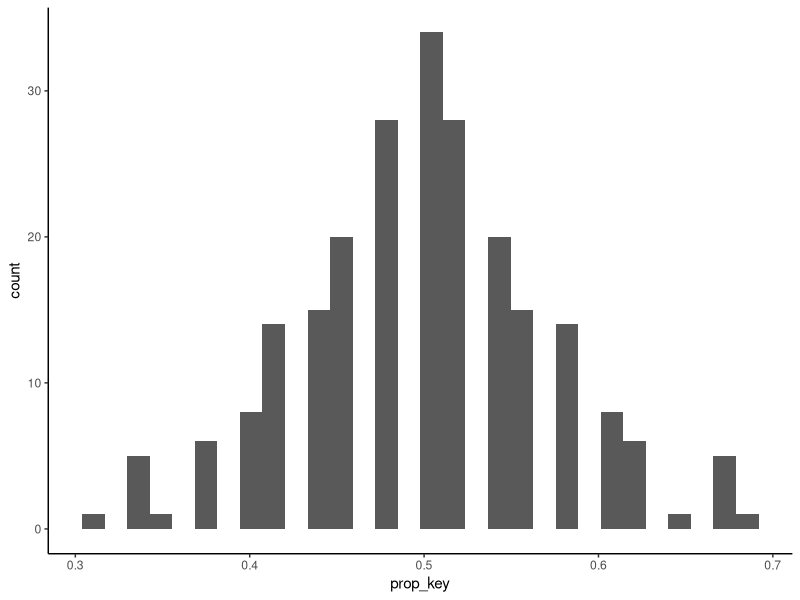
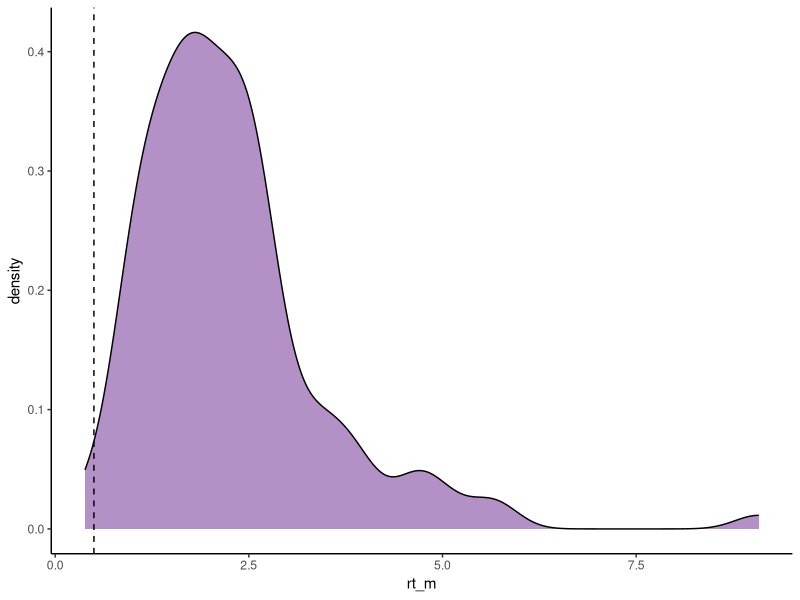
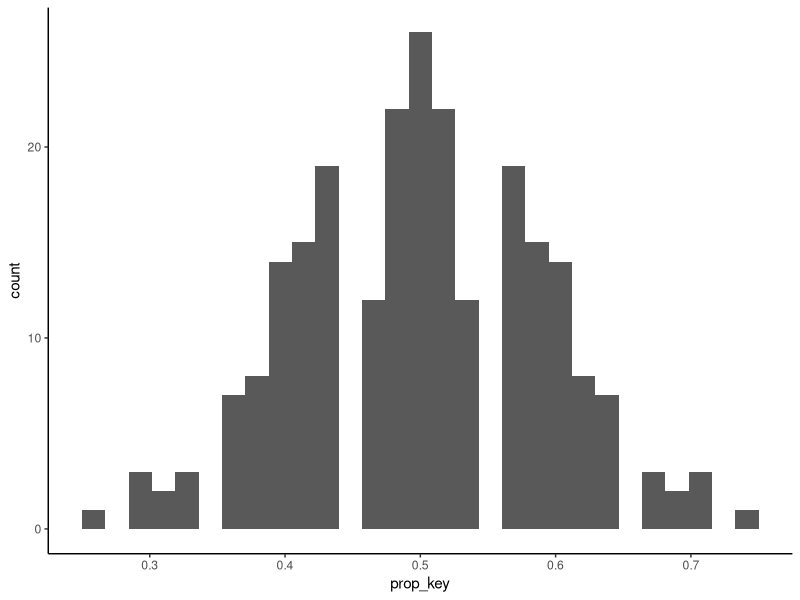
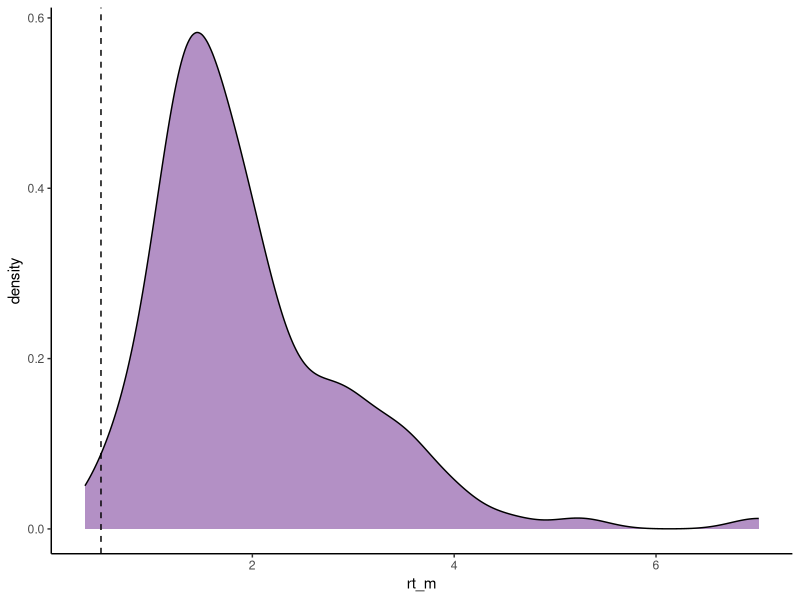

Generate these figures, in order, with R:
## ---- chunk 1
knitr::opts_chunk$set(echo = TRUE)
## ---- chunk 2
library(tidyverse)
## ---- chunk 3
E1 <- read_csv('../data/E1_raw.csv')
E2 <- read_csv('../data/E2_raw.csv')

# Show 5 random rows each:

sample_n(E1, 5) |> print(width = Inf)
sample_n(E2, 5) |> print(width = Inf)
## ---- chunk 4
items <- read_csv('../data/item_properties.csv')

# POS not needed as that's already in the main tibble (`WordClass`):

items <- items |> select(-POS)

# Make column names lowercase:

colnames(items) <- str_to_lower(colnames(items))

# Show 10 random rows:

sample_n(items, 10)
## ---- chunk 5
default_col <- 'darkorchid4'
## ---- chunk 6
E1_ppts <- E1 |> count(participant) |> nrow()
E2_ppts <- E2 |> count(participant) |> nrow()

# Show:

E1_ppts
E2_ppts
## ---- chunk 7
E1 |> count(trials.ran)
E2 |> count(trials.ran)
## ---- chunk 8
E1 <- filter(E1, trials.ran == '1')
E2 <- filter(E2, trials.ran == '1')
## ---- chunk 9
E1_total <- E1 |> filter(WordClass != 'AttentionCheck') |> nrow()
E2_total <- E2 |> filter(WordClass != 'AttentionCheck') |> nrow()

# Show:

E1_total
E2_total
## ---- chunk 10
E1_running_total <- E1_total   # will be updated
E2_running_total <- E2_total   # will be updated
## ---- chunk 11
E1_fails <- E1 |> 
  filter(WordClass == 'AttentionCheck' & key_resp_2.corr == 0) |> 
  pull(participant)

# Show:

E1_fails
length(E1_fails) / E1_ppts * 100
nrow(filter(E1, participant %in% E1_fails, WordClass != 'AttentionCheck')) / E1_total * 100
## ---- chunk 12
E1 <- E1 |>
  filter(!participant %in% E1_fails)
## ---- chunk 13
E1 <- E1 |> filter(WordClass != 'AttentionCheck')

# Update running total:

E1_running_total <- nrow(E1)
## ---- chunk 14
E1 |> 
  count(participant) |> 
  count(n)
## ---- chunk 15
E1 |> 
  count(participant) |> 
  filter(n == 10)
## ---- chunk 16
# How much is that from the current E1 total and the overall total trials?

nrow(filter(E1, participant == 90)) / E1_running_total * 100
nrow(filter(E1, participant == 90)) / E1_total * 100

# Exclude:

E1 <- filter(E1, participant != 90)
## ---- chunk 17
E1 |> 
  count(participant)
## ---- chunk 18
E1 |> 
  count(participant, key_resp_2.keys) |> 
  mutate(prop_key = n / 48) |> 
  ggplot(aes(x = prop_key)) +
  geom_histogram() +
  theme_classic()
## ---- chunk 19
E1 |> 
  count(participant, key_resp_2.keys) |> 
  mutate(prop_key = n / 48) |> 
  filter(prop_key > 0.8 | prop_key < 0.2)
## ---- chunk 20
filter(E1, participant == '90')
## ---- chunk 21
E1 |> 
  count(key_resp_2.rt) |> 
  sample_n(20)   # 20 random rows
## ---- chunk 22
E1 <- E1 |> mutate(rt = as.numeric(key_resp_2.rt)) |> select(-key_resp_2.rt)
## ---- chunk 23
E1_RT_avgs <- E1 |> 
  group_by(participant) |> 
  summarize(rt_m = mean(rt))

# Show distribution:

E1_RT_avgs |> 
  ggplot(aes(x = rt_m)) +
  geom_density(fill = default_col, alpha = 0.5) +
  geom_vline(xintercept = 0.5, linetype = 'dashed') + # 500ms threshold
  theme_classic()
## ---- chunk 24
fast_ppts <- E1_RT_avgs |> 
  filter(rt_m <= 0.5) |> 
  pull(participant)

# Check who they are:

fast_ppts
## ---- chunk 25
E1 <- filter(E1, !participant %in% fast_ppts)

# Check:

(1 - nrow(E1) / E1_total) * 100
(1 - nrow(E1) / E1_running_total) * 100

# Update running total:

E1_running_total <- nrow(E1)
## ---- chunk 26
E1 <- E1 |> 
  rename(word = Word, word_class = WordClass,
         acc = key_resp_2.corr) |> 
  select(participant, word, word_class, rt, acc)
## ---- chunk 27
E1 <- E1 |> 
  left_join(items, by = c('word' = 'romaji')) |> 
  select(participant:word_class, rating:quantile, rt:acc) |> 
  rename(icon = rating)
## ---- chunk 28
E1 <- E1 |> 
  mutate(icon_z = icon - mean(icon),
         icon_z = icon_z / sd(icon_z),
         rt_z = rt - mean(rt),
         rt_z = rt_z / sd(rt_z)) |> 
  relocate(icon_z, .after = icon) |> 
  relocate(rt_z, .after = icon)
## ---- chunk 29
E1
write_csv(E1, '../data/E1_processed.csv')
## ---- chunk 30
E2 <- E2 |> 
  mutate(acc = case_when(key_resp_3.keys == CorrectKey ~ '1',
                         key_resp_3.keys != CorrectKey ~ '0'))

# Check:

select(E2, key_resp_3.keys, CorrectKey, acc)
## ---- chunk 31
E2_fails <- E2 |> 
  filter(WordClass == 'AttentionCheck' & acc == 0) |> 
  pull(participant)

# Show:

E2_fails
length(E2_fails) / E2_ppts * 100
nrow(filter(E2, participant %in% E2_fails, WordClass != 'AttentionCheck')) / E2_total * 100
## ---- chunk 32
E2 <- E2 |>
  filter(!participant %in% E2_fails)
## ---- chunk 33
E2 <- E2 |> filter(WordClass != 'AttentionCheck')

# Update running total:

E2_running_total <- nrow(E2)
## ---- chunk 34
E2 |> 
  count(participant) |> 
  count(n)
## ---- chunk 35
E2 |> 
  count(participant, key_resp_3.keys) |> 
  mutate(prop_key = n / 48) |> 
  ggplot(aes(x = prop_key)) +
  geom_histogram() +
  theme_classic()
## ---- chunk 36
E2 |> 
  count(participant, key_resp_3.keys) |> 
  mutate(prop_key = n / 48) |> 
  filter(prop_key > 0.8 | prop_key < 0.2)
## ---- chunk 37
E2 |> 
  count(key_resp_3.rt) |> 
  sample_n(20)   # 20 random rows
## ---- chunk 38
E2 <- E2 |> mutate(rt = as.numeric(key_resp_3.rt)) |> select(-key_resp_3.rt)
## ---- chunk 39
E2_RT_avgs <- E2 |> 
  group_by(participant) |> 
  summarize(rt_m = mean(rt))

# Show distribution:

E2_RT_avgs |> 
  ggplot(aes(x = rt_m)) +
  geom_density(fill = default_col, alpha = 0.5) +
  geom_vline(xintercept = 0.5, linetype = 'dashed') + # 500ms threshold
  theme_classic()
## ---- chunk 40
fast_ppts <- E2_RT_avgs |> 
  filter(rt_m <= 0.5) |> 
  pull(participant)

# Check who they are:

fast_ppts
## ---- chunk 41
E2 <- filter(E2, !participant %in% fast_ppts)

# Check:

(1 - nrow(E2) / E2_total) * 100
(1 - nrow(E2) / E2_running_total) * 100

# Update running total:

E2_running_total <- nrow(E1)
## ---- chunk 42
E2 <- E2 |> 
  rename(word = Word, word_class = WordClass) |> 
  select(participant, word, word_class, rt, acc)
## ---- chunk 43
E2 <- E2 |> 
  left_join(items, by = c('word' = 'romaji')) |> 
  select(participant:word_class, rating:quantile, rt:acc) |> 
  rename(icon = rating)
## ---- chunk 44
E2 <- E2 |> 
  mutate(icon_z = icon - mean(icon),
         icon_z = icon_z / sd(icon_z),
         rt_z = rt - mean(rt),
         rt_z = rt_z / sd(rt_z)) |> 
  relocate(icon_z, .after = icon) |> 
  relocate(rt_z, .after = icon)
## ---- chunk 45
E2
write_csv(E2, '../data/E2_processed.csv')
